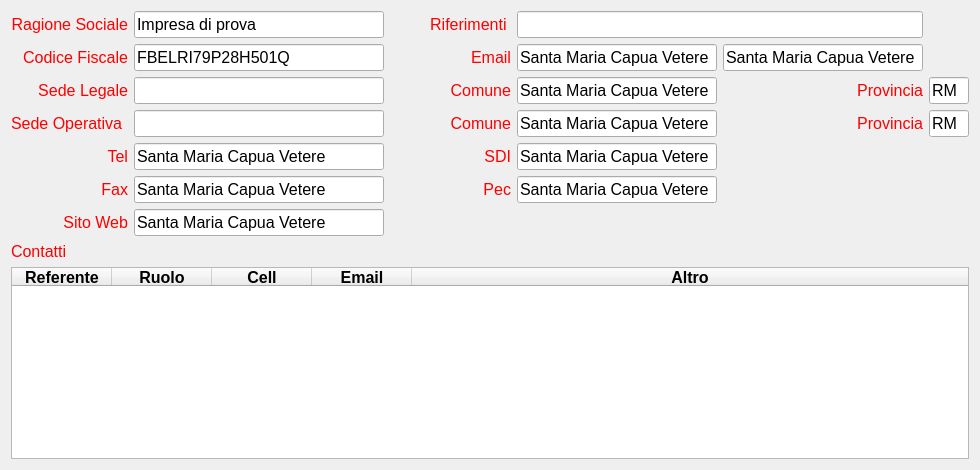
   <widget class="QWidget" name="tab_generale">
    <attribute name="title">
     <string>Generale</string>
    </attribute>
    <layout class="QGridLayout" name="gridLayout_6">
     <item row="0" column="0">
      <layout class="QGridLayout" name="gridLayout_4">
       <item row="0" column="0">
        <widget class="QLabel" name="label">
         <property name="font">
          <font>
           <pointsize>12</pointsize>
          </font>
         </property>
         <property name="styleSheet">
          <string notr="true">color: #FF0000</string>
         </property>
         <property name="text">
          <string>Ragione Sociale</string>
         </property>
         <property name="alignment">
          <set>Qt::AlignRight|Qt::AlignTrailing|Qt::AlignVCenter</set>
         </property>
        </widget>
       </item>
       <item row="3" column="0">
        <widget class="QLabel" name="label_26">
         <property name="font">
          <font>
           <pointsize>12</pointsize>
          </font>
         </property>
         <property name="styleSheet">
          <string notr="true">color: #FF0000</string>
         </property>
         <property name="text">
          <string>Sede Operativa</string>
         </property>
        </widget>
       </item>
       <item row="2" column="0">
        <widget class="QLabel" name="label_3">
         <property name="font">
          <font>
           <pointsize>12</pointsize>
          </font>
         </property>
         <property name="styleSheet">
          <string notr="true">color: #FF0000</string>
         </property>
         <property name="text">
          <string>Sede Legale</string>
         </property>
         <property name="alignment">
          <set>Qt::AlignRight|Qt::AlignTrailing|Qt::AlignVCenter</set>
         </property>
        </widget>
       </item>
       <item row="2" column="1">
        <widget class="QLineEdit" name="imp__indirizzo_legale">
         <property name="font">
          <font>
           <pointsize>12</pointsize>
          </font>
         </property>
        </widget>
       </item>
       <item row="3" column="1">
        <widget class="QLineEdit" name="imp__indirizzo_op">
         <property name="font">
          <font>
           <pointsize>12</pointsize>
          </font>
         </property>
        </widget>
       </item>
       <item row="0" column="1">
        <widget class="QLineEdit" name="imp__ragione_sociale">
         <property name="font">
          <font>
           <pointsize>12</pointsize>
          </font>
         </property>
         <property name="text">
          <string>Impresa di prova</string>
         </property>
        </widget>
       </item>
       <item row="3" column="2">
        <spacer name="horizontalSpacer_3">
         <property name="orientation">
          <enum>Qt::Horizontal</enum>
         </property>
         <property name="sizeType">
          <enum>QSizePolicy::Fixed</enum>
         </property>
         <property name="sizeHint" stdset="0">
          <size>
           <width>40</width>
           <height>20</height>
          </size>
         </property>
        </spacer>
       </item>
       <item row="1" column="0">
        <widget class="QLabel" name="label_2">
         <property name="font">
          <font>
           <pointsize>12</pointsize>
          </font>
         </property>
         <property name="styleSheet">
          <string notr="true">color: #FF0000</string>
         </property>
         <property name="text">
          <string>Codice Fiscale</string>
         </property>
         <property name="alignment">
          <set>Qt::AlignRight|Qt::AlignTrailing|Qt::AlignVCenter</set>
         </property>
        </widget>
       </item>
       <item row="1" column="1">
        <widget class="QLineEdit" name="imp__codice_fiscale">
         <property name="sizePolicy">
          <sizepolicy hsizetype="Fixed" vsizetype="Fixed">
           <horstretch>0</horstretch>
           <verstretch>0</verstretch>
          </sizepolicy>
         </property>
         <property name="minimumSize">
          <size>
           <width>250</width>
           <height>0</height>
          </size>
         </property>
         <property name="font">
          <font>
           <pointsize>12</pointsize>
          </font>
         </property>
         <property name="text">
          <string>FBELRI79P28H501Q</string>
         </property>
        </widget>
       </item>
       <item row="4" column="0">
        <widget class="QLabel" name="label_10">
         <property name="font">
          <font>
           <pointsize>12</pointsize>
          </font>
         </property>
         <property name="styleSheet">
          <string notr="true">color: #FF0000</string>
         </property>
         <property name="text">
          <string>Tel</string>
         </property>
         <property name="alignment">
          <set>Qt::AlignRight|Qt::AlignTrailing|Qt::AlignVCenter</set>
         </property>
        </widget>
       </item>
       <item row="4" column="1">
        <widget class="QLineEdit" name="imp__tel">
         <property name="sizePolicy">
          <sizepolicy hsizetype="Minimum" vsizetype="Fixed">
           <horstretch>0</horstretch>
           <verstretch>0</verstretch>
          </sizepolicy>
         </property>
         <property name="minimumSize">
          <size>
           <width>200</width>
           <height>2</height>
          </size>
         </property>
         <property name="maximumSize">
          <size>
           <width>280</width>
           <height>16777215</height>
          </size>
         </property>
         <property name="font">
          <font>
           <pointsize>12</pointsize>
          </font>
         </property>
         <property name="text">
          <string>Santa Maria Capua Vetere</string>
         </property>
        </widget>
       </item>
       <item row="5" column="0">
        <widget class="QLabel" name="label_11">
         <property name="font">
          <font>
           <pointsize>12</pointsize>
          </font>
         </property>
         <property name="styleSheet">
          <string notr="true">color: #FF0000</string>
         </property>
         <property name="text">
          <string>Fax</string>
         </property>
         <property name="alignment">
          <set>Qt::AlignRight|Qt::AlignTrailing|Qt::AlignVCenter</set>
         </property>
        </widget>
       </item>
       <item row="5" column="1">
        <widget class="QLineEdit" name="imp__fax">
         <property name="sizePolicy">
          <sizepolicy hsizetype="Minimum" vsizetype="Fixed">
           <horstretch>0</horstretch>
           <verstretch>0</verstretch>
          </sizepolicy>
         </property>
         <property name="minimumSize">
          <size>
           <width>200</width>
           <height>2</height>
          </size>
         </property>
         <property name="maximumSize">
          <size>
           <width>280</width>
           <height>16777215</height>
          </size>
         </property>
         <property name="font">
          <font>
           <pointsize>12</pointsize>
          </font>
         </property>
         <property name="text">
          <string>Santa Maria Capua Vetere</string>
         </property>
        </widget>
       </item>
       <item row="6" column="0">
        <widget class="QLabel" name="label_27">
         <property name="font">
          <font>
           <pointsize>12</pointsize>
          </font>
         </property>
         <property name="styleSheet">
          <string notr="true">color: #FF0000</string>
         </property>
         <property name="text">
          <string>Sito Web</string>
         </property>
         <property name="alignment">
          <set>Qt::AlignRight|Qt::AlignTrailing|Qt::AlignVCenter</set>
         </property>
        </widget>
       </item>
       <item row="6" column="1">
        <widget class="QLineEdit" name="imp__website">
         <property name="sizePolicy">
          <sizepolicy hsizetype="Minimum" vsizetype="Fixed">
           <horstretch>0</horstretch>
           <verstretch>0</verstretch>
          </sizepolicy>
         </property>
         <property name="minimumSize">
          <size>
           <width>200</width>
           <height>2</height>
          </size>
         </property>
         <property name="maximumSize">
          <size>
           <width>280</width>
           <height>16777215</height>
          </size>
         </property>
         <property name="font">
          <font>
           <pointsize>12</pointsize>
          </font>
         </property>
         <property name="text">
          <string>Santa Maria Capua Vetere</string>
         </property>
        </widget>
       </item>
      </layout>
     </item>
     <item row="0" column="1">
      <layout class="QGridLayout" name="gridLayout">
       <item row="2" column="3">
        <widget class="QLineEdit" name="imp__provincia_legale">
         <property name="enabled">
          <bool>true</bool>
         </property>
         <property name="sizePolicy">
          <sizepolicy hsizetype="Fixed" vsizetype="Fixed">
           <horstretch>0</horstretch>
           <verstretch>0</verstretch>
          </sizepolicy>
         </property>
         <property name="minimumSize">
          <size>
           <width>40</width>
           <height>0</height>
          </size>
         </property>
         <property name="maximumSize">
          <size>
           <width>40</width>
           <height>16777215</height>
          </size>
         </property>
         <property name="font">
          <font>
           <pointsize>12</pointsize>
          </font>
         </property>
         <property name="text">
          <string>RM</string>
         </property>
        </widget>
       </item>
       <item row="5" column="1">
        <widget class="QLineEdit" name="imp__pec">
         <property name="sizePolicy">
          <sizepolicy hsizetype="Minimum" vsizetype="Fixed">
           <horstretch>0</horstretch>
           <verstretch>0</verstretch>
          </sizepolicy>
         </property>
         <property name="minimumSize">
          <size>
           <width>200</width>
           <height>2</height>
          </size>
         </property>
         <property name="maximumSize">
          <size>
           <width>280</width>
           <height>16777215</height>
          </size>
         </property>
         <property name="font">
          <font>
           <pointsize>12</pointsize>
          </font>
         </property>
         <property name="text">
          <string>Santa Maria Capua Vetere</string>
         </property>
        </widget>
       </item>
       <item row="2" column="0">
        <widget class="QLabel" name="label_8">
         <property name="font">
          <font>
           <pointsize>12</pointsize>
          </font>
         </property>
         <property name="styleSheet">
          <string notr="true">color: #FF0000</string>
         </property>
         <property name="text">
          <string>Comune</string>
         </property>
         <property name="alignment">
          <set>Qt::AlignRight|Qt::AlignTrailing|Qt::AlignVCenter</set>
         </property>
        </widget>
       </item>
       <item row="1" column="0">
        <widget class="QLabel" name="label_31">
         <property name="font">
          <font>
           <pointsize>12</pointsize>
          </font>
         </property>
         <property name="styleSheet">
          <string notr="true">color: #FF0000</string>
         </property>
         <property name="text">
          <string>Email</string>
         </property>
         <property name="alignment">
          <set>Qt::AlignRight|Qt::AlignTrailing|Qt::AlignVCenter</set>
         </property>
        </widget>
       </item>
       <item row="4" column="0">
        <widget class="QLabel" name="label_12">
         <property name="font">
          <font>
           <pointsize>12</pointsize>
          </font>
         </property>
         <property name="styleSheet">
          <string notr="true">color: #FF0000</string>
         </property>
         <property name="text">
          <string>SDI</string>
         </property>
         <property name="alignment">
          <set>Qt::AlignRight|Qt::AlignTrailing|Qt::AlignVCenter</set>
         </property>
        </widget>
       </item>
       <item row="0" column="0">
        <widget class="QLabel" name="label_6">
         <property name="font">
          <font>
           <pointsize>12</pointsize>
          </font>
         </property>
         <property name="styleSheet">
          <string notr="true">color: #FF0000</string>
         </property>
         <property name="text">
          <string>Riferimenti </string>
         </property>
         <property name="alignment">
          <set>Qt::AlignRight|Qt::AlignTrailing|Qt::AlignVCenter</set>
         </property>
        </widget>
       </item>
       <item row="3" column="3">
        <widget class="QLineEdit" name="imp__provincia_op">
         <property name="enabled">
          <bool>true</bool>
         </property>
         <property name="sizePolicy">
          <sizepolicy hsizetype="Fixed" vsizetype="Fixed">
           <horstretch>0</horstretch>
           <verstretch>0</verstretch>
          </sizepolicy>
         </property>
         <property name="minimumSize">
          <size>
           <width>40</width>
           <height>0</height>
          </size>
         </property>
         <property name="maximumSize">
          <size>
           <width>40</width>
           <height>16777215</height>
          </size>
         </property>
         <property name="font">
          <font>
           <pointsize>12</pointsize>
          </font>
         </property>
         <property name="text">
          <string>RM</string>
         </property>
        </widget>
       </item>
       <item row="5" column="0">
        <widget class="QLabel" name="label_30">
         <property name="font">
          <font>
           <pointsize>12</pointsize>
          </font>
         </property>
         <property name="styleSheet">
          <string notr="true">color: #FF0000</string>
         </property>
         <property name="text">
          <string>Pec</string>
         </property>
         <property name="alignment">
          <set>Qt::AlignRight|Qt::AlignTrailing|Qt::AlignVCenter</set>
         </property>
        </widget>
       </item>
       <item row="2" column="1">
        <widget class="QLineEdit" name="imp__comune_legale">
         <property name="sizePolicy">
          <sizepolicy hsizetype="Minimum" vsizetype="Fixed">
           <horstretch>0</horstretch>
           <verstretch>0</verstretch>
          </sizepolicy>
         </property>
         <property name="minimumSize">
          <size>
           <width>200</width>
           <height>2</height>
          </size>
         </property>
         <property name="maximumSize">
          <size>
           <width>280</width>
           <height>16777215</height>
          </size>
         </property>
         <property name="font">
          <font>
           <pointsize>12</pointsize>
          </font>
         </property>
         <property name="text">
          <string>Santa Maria Capua Vetere</string>
         </property>
        </widget>
       </item>
       <item row="3" column="1">
        <widget class="QLineEdit" name="imp__comune_op">
         <property name="sizePolicy">
          <sizepolicy hsizetype="Minimum" vsizetype="Fixed">
           <horstretch>0</horstretch>
           <verstretch>0</verstretch>
          </sizepolicy>
         </property>
         <property name="minimumSize">
          <size>
           <width>200</width>
           <height>2</height>
          </size>
         </property>
         <property name="maximumSize">
          <size>
           <width>280</width>
           <height>16777215</height>
          </size>
         </property>
         <property name="font">
          <font>
           <pointsize>12</pointsize>
          </font>
         </property>
         <property name="text">
          <string>Santa Maria Capua Vetere</string>
         </property>
        </widget>
       </item>
       <item row="2" column="2">
        <widget class="QLabel" name="label_4">
         <property name="font">
          <font>
           <pointsize>12</pointsize>
          </font>
         </property>
         <property name="styleSheet">
          <string notr="true">color: #FF0000</string>
         </property>
         <property name="text">
          <string>Provincia</string>
         </property>
         <property name="alignment">
          <set>Qt::AlignRight|Qt::AlignTrailing|Qt::AlignVCenter</set>
         </property>
        </widget>
       </item>
       <item row="4" column="1">
        <widget class="QLineEdit" name="imp__sdi">
         <property name="sizePolicy">
          <sizepolicy hsizetype="Minimum" vsizetype="Fixed">
           <horstretch>0</horstretch>
           <verstretch>0</verstretch>
          </sizepolicy>
         </property>
         <property name="minimumSize">
          <size>
           <width>200</width>
           <height>2</height>
          </size>
         </property>
         <property name="maximumSize">
          <size>
           <width>280</width>
           <height>16777215</height>
          </size>
         </property>
         <property name="font">
          <font>
           <pointsize>12</pointsize>
          </font>
         </property>
         <property name="text">
          <string>Santa Maria Capua Vetere</string>
         </property>
        </widget>
       </item>
       <item row="1" column="1">
        <widget class="QLineEdit" name="imp__email">
         <property name="sizePolicy">
          <sizepolicy hsizetype="Minimum" vsizetype="Fixed">
           <horstretch>0</horstretch>
           <verstretch>0</verstretch>
          </sizepolicy>
         </property>
         <property name="minimumSize">
          <size>
           <width>200</width>
           <height>2</height>
          </size>
         </property>
         <property name="maximumSize">
          <size>
           <width>280</width>
           <height>16777215</height>
          </size>
         </property>
         <property name="font">
          <font>
           <pointsize>12</pointsize>
          </font>
         </property>
         <property name="text">
          <string>Santa Maria Capua Vetere</string>
         </property>
        </widget>
       </item>
       <item row="3" column="0">
        <widget class="QLabel" name="label_28">
         <property name="font">
          <font>
           <pointsize>12</pointsize>
          </font>
         </property>
         <property name="styleSheet">
          <string notr="true">color: #FF0000</string>
         </property>
         <property name="text">
          <string>Comune</string>
         </property>
         <property name="alignment">
          <set>Qt::AlignRight|Qt::AlignTrailing|Qt::AlignVCenter</set>
         </property>
        </widget>
       </item>
       <item row="1" column="2">
        <widget class="QLineEdit" name="imp__email2">
         <property name="sizePolicy">
          <sizepolicy hsizetype="Minimum" vsizetype="Fixed">
           <horstretch>0</horstretch>
           <verstretch>0</verstretch>
          </sizepolicy>
         </property>
         <property name="minimumSize">
          <size>
           <width>200</width>
           <height>2</height>
          </size>
         </property>
         <property name="maximumSize">
          <size>
           <width>280</width>
           <height>16777215</height>
          </size>
         </property>
         <property name="font">
          <font>
           <pointsize>12</pointsize>
          </font>
         </property>
         <property name="text">
          <string>Santa Maria Capua Vetere</string>
         </property>
        </widget>
       </item>
       <item row="3" column="2">
        <widget class="QLabel" name="label_29">
         <property name="font">
          <font>
           <pointsize>12</pointsize>
          </font>
         </property>
         <property name="styleSheet">
          <string notr="true">color: #FF0000</string>
         </property>
         <property name="text">
          <string>Provincia</string>
         </property>
         <property name="alignment">
          <set>Qt::AlignRight|Qt::AlignTrailing|Qt::AlignVCenter</set>
         </property>
        </widget>
       </item>
       <item row="6" column="0">
        <spacer name="verticalSpacer">
         <property name="orientation">
          <enum>Qt::Vertical</enum>
         </property>
         <property name="sizeType">
          <enum>QSizePolicy::Fixed</enum>
         </property>
         <property name="sizeHint" stdset="0">
          <size>
           <width>5</width>
           <height>30</height>
          </size>
         </property>
        </spacer>
       </item>
       <item row="0" column="1" colspan="2">
        <widget class="QLineEdit" name="soa__riferimenti">
         <property name="font">
          <font>
           <pointsize>12</pointsize>
          </font>
         </property>
        </widget>
       </item>
      </layout>
     </item>
     <item row="1" column="0" colspan="2">
      <layout class="QGridLayout" name="gridLayout_3">
       <item row="1" column="0" colspan="2">
        <widget class="QTableWidget" name="imp__contatti">
         <property name="sizePolicy">
          <sizepolicy hsizetype="Expanding" vsizetype="Expanding">
           <horstretch>0</horstretch>
           <verstretch>0</verstretch>
          </sizepolicy>
         </property>
         <property name="font">
          <font>
           <pointsize>12</pointsize>
          </font>
         </property>
         <property name="autoFillBackground">
          <bool>false</bool>
         </property>
         <property name="styleSheet">
          <string notr="true"/>
         </property>
         <attribute name="horizontalHeaderStretchLastSection">
          <bool>true</bool>
         </attribute>
         <column>
          <property name="text">
           <string>Referente</string>
          </property>
          <property name="font">
           <font>
            <weight>75</weight>
            <bold>true</bold>
            <kerning>true</kerning>
           </font>
          </property>
         </column>
         <column>
          <property name="text">
           <string>Ruolo</string>
          </property>
          <property name="font">
           <font>
            <weight>75</weight>
            <bold>true</bold>
           </font>
          </property>
         </column>
         <column>
          <property name="text">
           <string>Cell</string>
          </property>
          <property name="font">
           <font>
            <weight>75</weight>
            <bold>true</bold>
           </font>
          </property>
         </column>
         <column>
          <property name="text">
           <string>Email</string>
          </property>
          <property name="font">
           <font>
            <weight>75</weight>
            <bold>true</bold>
           </font>
          </property>
         </column>
         <column>
          <property name="text">
           <string>Altro</string>
          </property>
          <property name="font">
           <font>
            <weight>75</weight>
            <bold>true</bold>
           </font>
          </property>
         </column>
        </widget>
       </item>
       <item row="0" column="0">
        <widget class="QLabel" name="label_37">
         <property name="font">
          <font>
           <pointsize>12</pointsize>
          </font>
         </property>
         <property name="styleSheet">
          <string notr="true">color: #FF0000</string>
         </property>
         <property name="text">
          <string>Contatti</string>
         </property>
         <property name="alignment">
          <set>Qt::AlignLeading|Qt::AlignLeft|Qt::AlignVCenter</set>
         </property>
        </widget>
       </item>
      </layout>
     </item>
    </layout>
   </widget>
